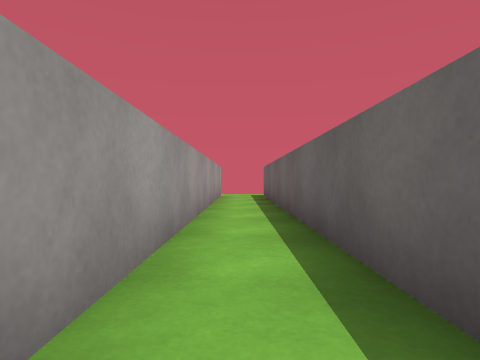
view 1 (above)

22 first-person views from a walk through a Unity game level. The camera is 0.55 m above the floor, looks level and sees 75° across. The floor is counted in squares, 1 m on a side. Each view is taken from the middle of a square. On the plan, view 1 faces up. The plan holds only what a view shows up to about 9 squares ahead; the rest is blank. The player character is not drawn. Surface patterns are stand-ins for the level's own textures.

view 2
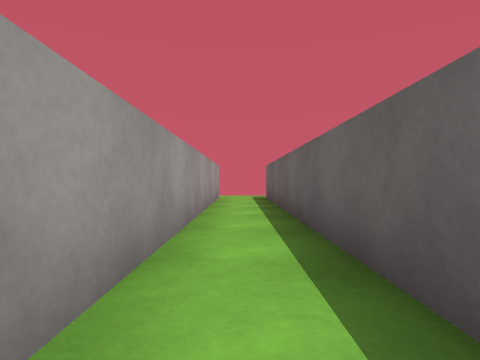

view 3
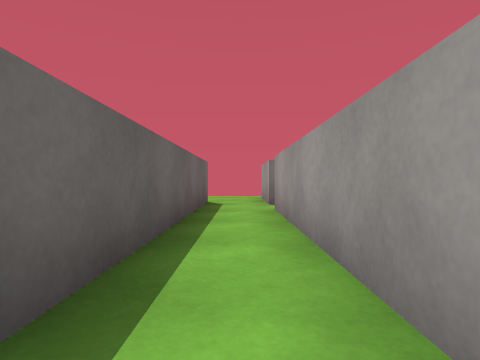

view 4
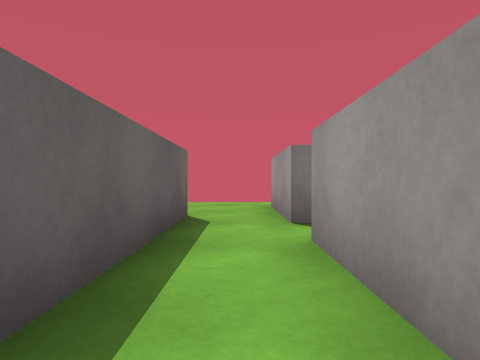

view 5
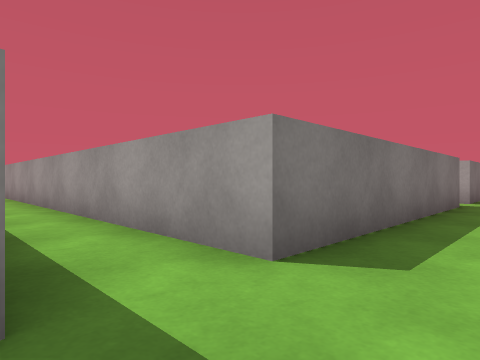

view 6
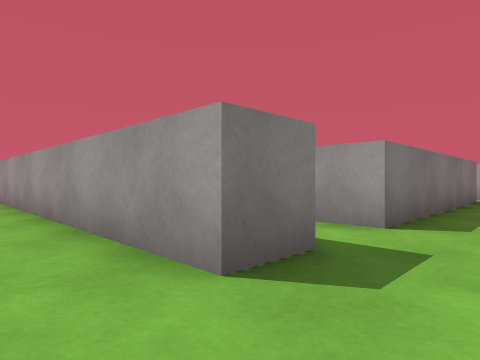

view 7
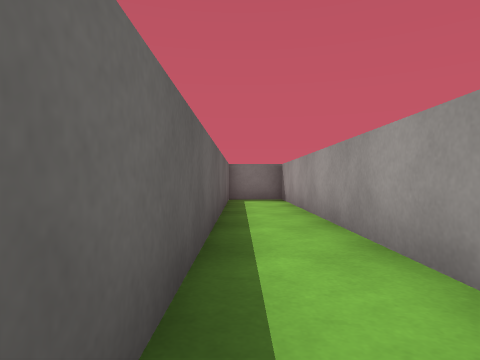

view 8
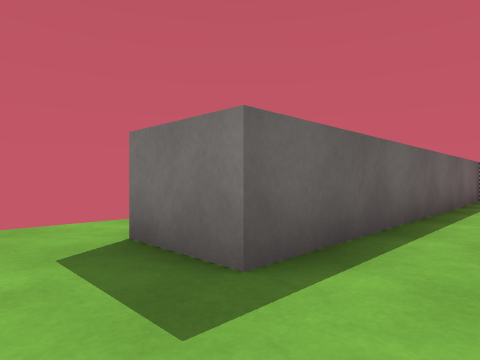

view 9
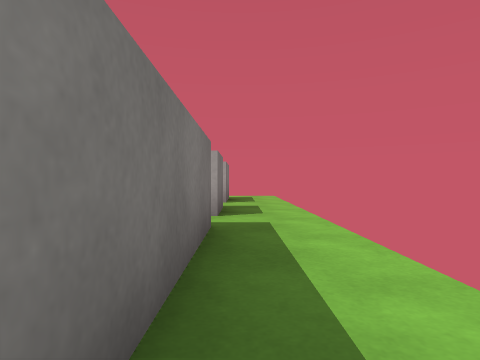

view 10
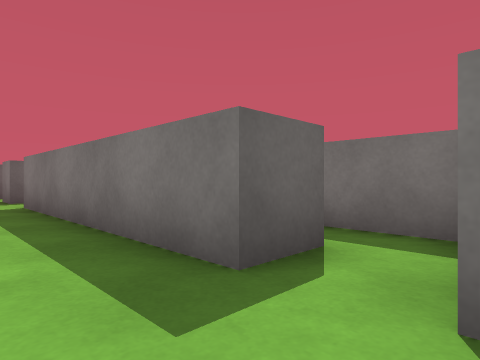

view 11
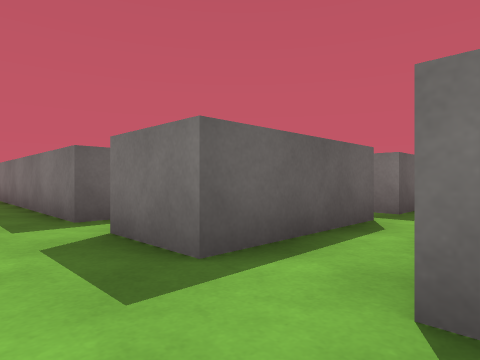

view 12
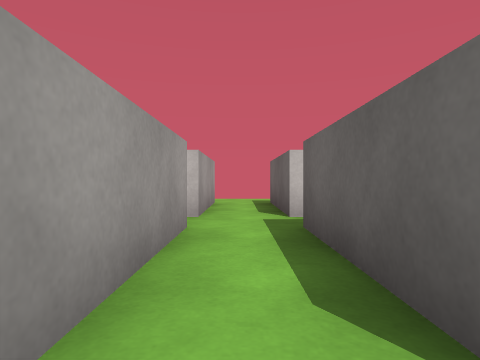

view 13
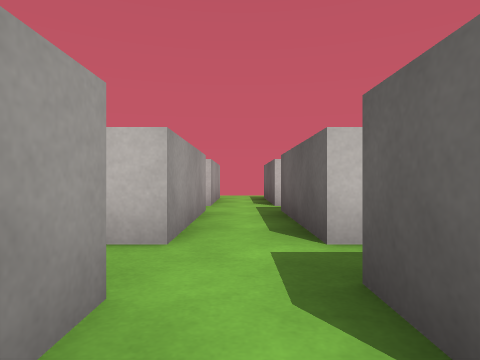

view 14
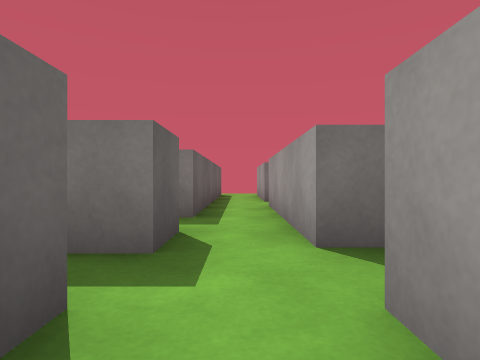

view 15
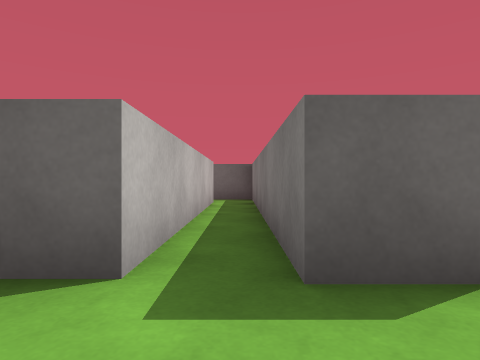

view 16
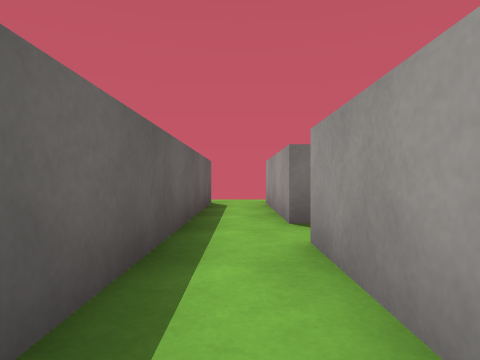

view 17
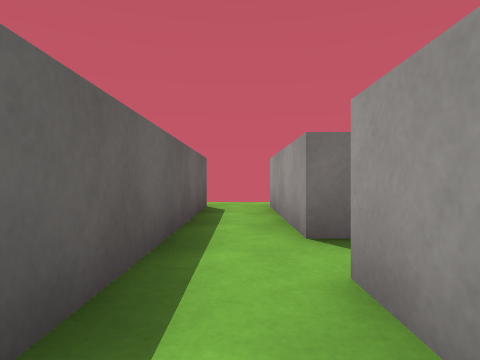

view 18
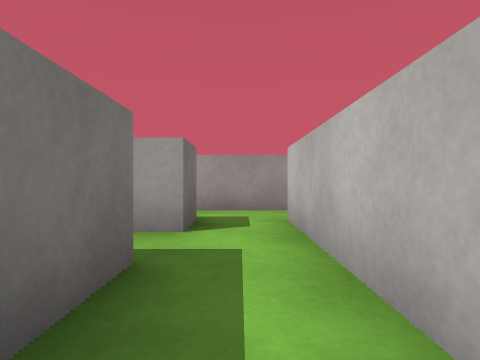

view 19
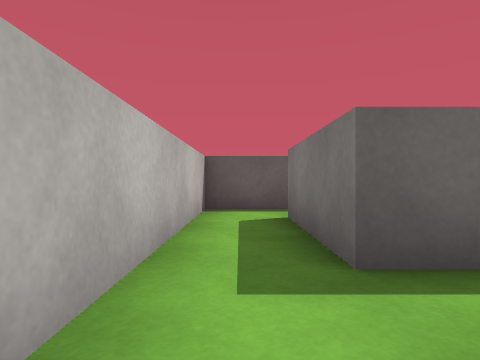

view 20
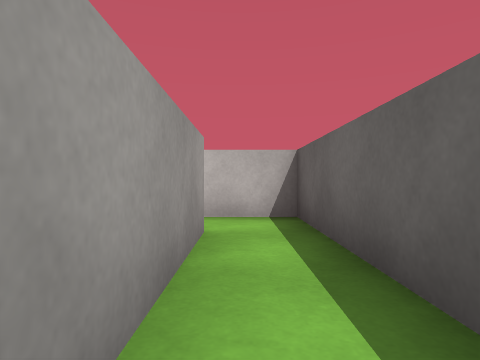

view 21
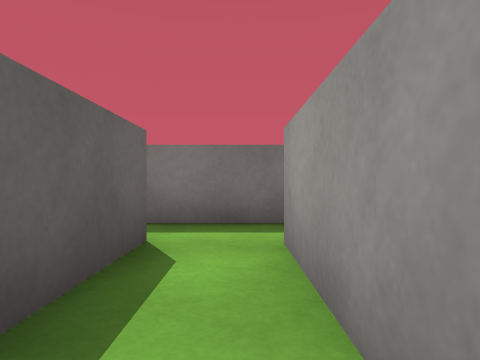

view 22
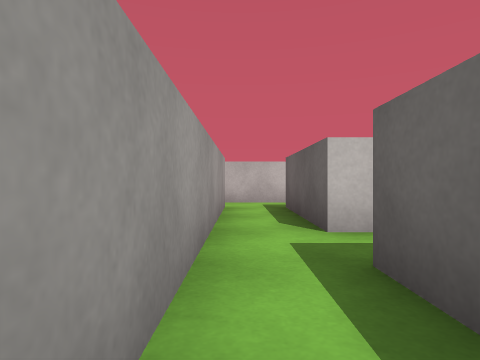

### Floor plan
Points are (right, up) in squares from view 1. A wall is a line through its corners. A room is listed if a view was taken in it or the views show most of it. See-through windows are left out.
Room 1 (views 1, 2, 3, 4, 9, 10)
walls: (-6.7, 9.6) (-6.7, 10.7) (-0.7, 10.7) (-0.7, -2.9); (-9.3, 10.7) (-7.8, 10.7); (-0.7, -4) (-0.7, -5.4); (0.8, -4.9) (0.8, 10.7)
ways out: opening at (1.5, 11.5) to room 2; opening at (-8.5, 11.5) to room 6; opening at (-7, 10); opening at (0, -5)
Room 2 (views 5, 6, 7, 8)
walls: (0.8, 10.7) (1.8, 10.7) (1.8, 2.2) (3.3, 2.2) (3.3, 10.7) (4.9, 10.7)
ways out: opening at (1.5, 11.5) to room 1; opening at (4.5, 11.5)
Room 3 (view 11)
walls: (-12, 10.7) (-10.6, 10.7)
ways out: opening at (-11.5, -7) to room 5; opening at (-11.5, 11.5) to room 6
Room 4 (views 12, 15)
walls: (-9.3, 1.7) (-9.3, 2.7) (-2.1, 2.7) (-2.1, 3.8); (-10.6, 3.7) (-11.2, 3.7); (-3.2, 3.7) (-9.3, 3.7); (-11.2, 2.5) (-10.6, 2.5) (-10.6, 1.5)
ways out: opening at (-10, 2) to room 5; opening at (-10, 4) to room 6; opening at (-3, 4)
Room 5 (views 13, 16, 17, 19)
walls: (-10.6, -2.9) (-10.6, -6.5); (-9.3, -6.5) (-9.3, 0.3) (-8.3, 0.3); (-10.6, 1.5) (-10.6, -1.8)
ways out: opening at (-11.5, -7) to room 3; opening at (-10, 2) to room 4; opening at (-9, 1) to room 7; opening at (-9, -7)
Room 6 (view 14)
walls: (-9.3, 7.6) (-9.3, 10.7); (-10.6, 6.6) (-10.6, 3.7); (-10.6, 10.7) (-10.6, 7.6); (-9.3, 3.7) (-9.3, 6.7) (-8.8, 6.7)
ways out: opening at (-8.5, 11.5) to room 1; opening at (-11.5, 11.5) to room 3; opening at (-10, 4) to room 4
Room 7 (view 18)
walls: (-8.3, 0.3) (-8.3, -2.4); (-7.1, -2.7) (-7.1, 0.3) (-4.4, 0.3); (-4.6, 1.7) (-9.3, 1.7)
ways out: opening at (-9, 1) to room 5; opening at (-5, 1) to room 8; opening at (-8, -2) to room 9
Room 8 (views 20, 21)
walls: (-4.4, 0.3) (-4.4, -2.8); (-3.1, -2.9) (-3.1, 1.7) (-4.6, 1.7); (-4.6, -4) (-2.8, -4)
ways out: opening at (-5, 1) to room 7; opening at (-4, -3) to room 9
Room 9 (view 22)
walls: (-7.1, -5) (-7.1, -4); (-8.3, -2.4) (-8.3, -5.6); (-6.5, -2.7) (-7.1, -2.7)
ways out: opening at (-8, -2) to room 7; opening at (-4, -3) to room 8; opening at (-8, -6)

Where each view was taken, in squares from view 1:
view 1: 0 up, 0 right, facing up
view 2: 1 up, 0 right, facing up
view 3: 3 up, 0 right, facing down
view 4: 0 up, 0 right, facing down
view 5: 12 up, 1 right, facing down-left
view 6: 12 up, 3 right, facing down-left
view 7: 11 up, 3 right, facing down
view 8: 12 up, 2 right, facing down-right
view 9: 11 up, 3 left, facing left
view 10: 12 up, 8 left, facing down-right
view 11: 12 up, 11 left, facing down-right
view 12: 3 up, 10 left, facing up
view 13: 1 up, 10 left, facing up
view 14: 5 up, 10 left, facing down
view 15: 3 up, 11 left, facing right
view 16: 1 up, 10 left, facing down
view 17: 0 up, 10 left, facing down
view 18: 1 up, 5 left, facing left
view 19: 1 up, 9 left, facing right
view 20: 3 down, 4 left, facing up
view 21: 0 up, 4 left, facing down
view 22: 6 down, 8 left, facing up
